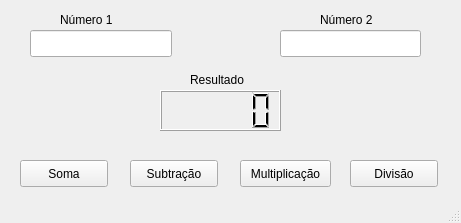
<?xml version="1.0" encoding="UTF-8"?>
<ui version="4.0">
 <class>MainWindow</class>
 <widget class="QMainWindow" name="MainWindow">
  <property name="geometry">
   <rect>
    <x>0</x>
    <y>0</y>
    <width>461</width>
    <height>223</height>
   </rect>
  </property>
  <property name="windowTitle">
   <string>Calculadora</string>
  </property>
  <widget class="QWidget" name="centralwidget">
   <widget class="QLineEdit" name="inputNumero1">
    <property name="geometry">
     <rect>
      <x>30</x>
      <y>30</y>
      <width>142</width>
      <height>27</height>
     </rect>
    </property>
   </widget>
   <widget class="QLineEdit" name="inputNumero2">
    <property name="geometry">
     <rect>
      <x>280</x>
      <y>30</y>
      <width>141</width>
      <height>27</height>
     </rect>
    </property>
   </widget>
   <widget class="QLabel" name="labelNumero1">
    <property name="geometry">
     <rect>
      <x>60</x>
      <y>10</y>
      <width>66</width>
      <height>19</height>
     </rect>
    </property>
    <property name="text">
     <string>Número 1</string>
    </property>
   </widget>
   <widget class="QLabel" name="labelNumero2">
    <property name="geometry">
     <rect>
      <x>320</x>
      <y>10</y>
      <width>66</width>
      <height>19</height>
     </rect>
    </property>
    <property name="text">
     <string>Número 2</string>
    </property>
   </widget>
   <widget class="QPushButton" name="btnSoma">
    <property name="geometry">
     <rect>
      <x>20</x>
      <y>160</y>
      <width>88</width>
      <height>27</height>
     </rect>
    </property>
    <property name="text">
     <string>Soma</string>
    </property>
   </widget>
   <widget class="QPushButton" name="btnSub">
    <property name="geometry">
     <rect>
      <x>130</x>
      <y>160</y>
      <width>88</width>
      <height>27</height>
     </rect>
    </property>
    <property name="text">
     <string>Subtração</string>
    </property>
   </widget>
   <widget class="QPushButton" name="btnDivisao">
    <property name="geometry">
     <rect>
      <x>350</x>
      <y>160</y>
      <width>88</width>
      <height>27</height>
     </rect>
    </property>
    <property name="text">
     <string>Divisão</string>
    </property>
   </widget>
   <widget class="QPushButton" name="btnMulti">
    <property name="geometry">
     <rect>
      <x>240</x>
      <y>160</y>
      <width>91</width>
      <height>27</height>
     </rect>
    </property>
    <property name="text">
     <string>Multiplicação</string>
    </property>
   </widget>
   <widget class="QLabel" name="labelResultado">
    <property name="geometry">
     <rect>
      <x>190</x>
      <y>70</y>
      <width>81</width>
      <height>19</height>
     </rect>
    </property>
    <property name="text">
     <string>Resultado</string>
    </property>
   </widget>
   <widget class="QLCDNumber" name="screenResult">
    <property name="geometry">
     <rect>
      <x>160</x>
      <y>90</y>
      <width>121</width>
      <height>41</height>
     </rect>
    </property>
   </widget>
  </widget>
  <widget class="QStatusBar" name="statusbar"/>
 </widget>
 <resources/>
 <connections/>
</ui>
